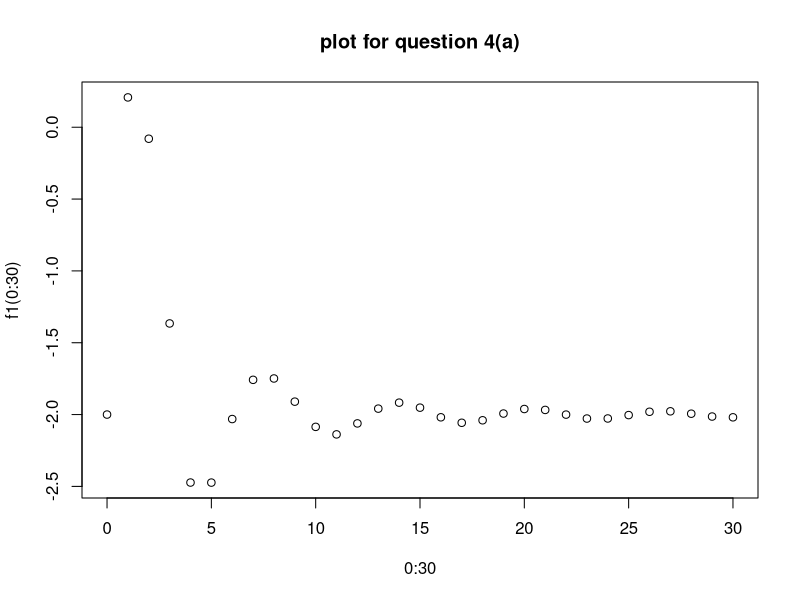
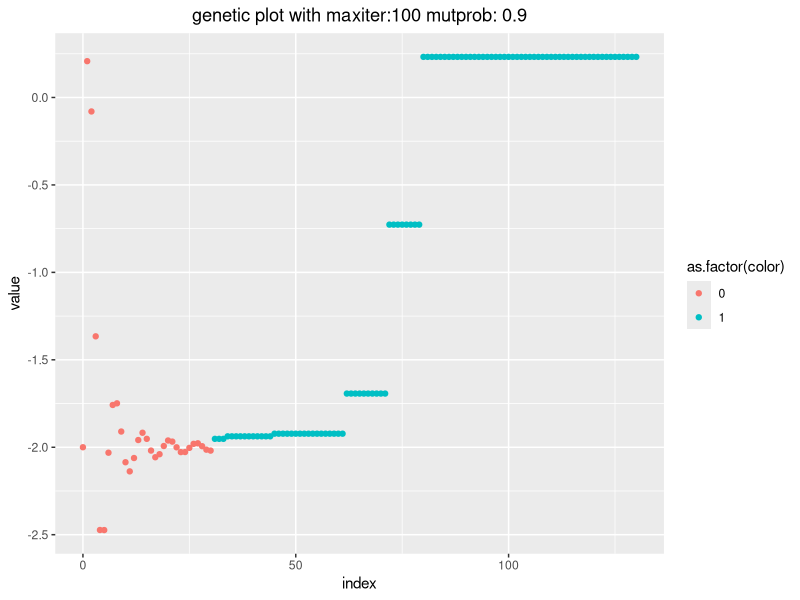

The R source for these figures, in order:
library(reshape2)
library(ggplot2)
f1 <- function(x)
{
  return(x**2/exp(x)-2*exp(-9*sin(x)/(x**2+x+1)))
}

crossover <- function(x,y)
{
  return((x+y)/2)
}

mutate <- function(x)
{
  x**2%%30
}

f4 <- function(maxiter,mutprob)
{
  plot(0:30,f1(0:30),main = 'plot for question 4(a)')
  X <- 0:6*5
  values <- f1(X)
  extend <- c()
  for (i in 1:maxiter) 
  {
    parents <- sample(X,2)
    victim_index <- order(values,decreasing = FALSE)[1]
    kid <- crossover(parents[1],parents[2])
    if(runif(1) >= 1-mutprob)
      kid <- mutate(kid)
    values[victim_index] <- f1(kid)
    X[victim_index] <- kid
    extend <- c(extend,max(values))
  }
  df <- data.frame(index = 0:(30+length(extend)),value = c(f1(0:30),extend),color = c(0:30-0:30,1:(length(extend))-0:(length(extend)-1)))
  p1<- ggplot(df,
         aes(x=index,y=value,color=as.factor(color)))+
    geom_point()+
    xlab("index")+
    ylab("value")+
    ggtitle(paste0('genetic plot with maxiter:',maxiter,' mutprob: ',mutprob))+
    theme(plot.title = ggplot2::element_text(hjust=0.5))
  print(p1)
  print(X)
}
f4(100,0.9)
